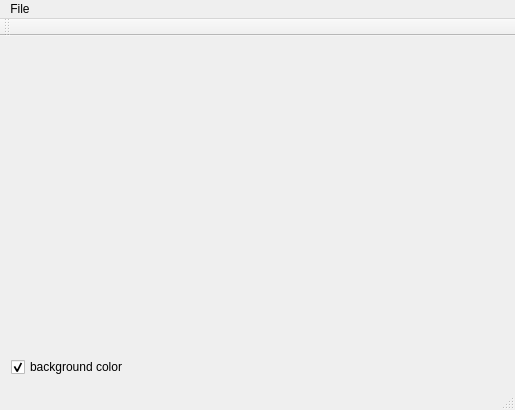
<?xml version="1.0" encoding="UTF-8"?>
<ui version="4.0">
 <class>MainWindow</class>
 <widget class="QMainWindow" name="MainWindow">
  <property name="geometry">
   <rect>
    <x>0</x>
    <y>0</y>
    <width>515</width>
    <height>410</height>
   </rect>
  </property>
  <property name="windowTitle">
   <string>MainWindow</string>
  </property>
  <widget class="QWidget" name="centralWidget">
   <layout class="QGridLayout" name="gridLayout">
    <item row="0" column="0">
     <widget class="OpenGLWidget" name="openGLWidget" native="true"/>
    </item>
    <item row="1" column="0">
     <widget class="QCheckBox" name="checkBox">
      <property name="text">
       <string>background color</string>
      </property>
      <property name="checked">
       <bool>true</bool>
      </property>
     </widget>
    </item>
   </layout>
  </widget>
  <widget class="QMenuBar" name="menuBar">
   <property name="geometry">
    <rect>
     <x>0</x>
     <y>0</y>
     <width>515</width>
     <height>21</height>
    </rect>
   </property>
   <widget class="QMenu" name="menuFile">
    <property name="title">
     <string>File</string>
    </property>
    <addaction name="actionOpen"/>
   </widget>
   <addaction name="menuFile"/>
  </widget>
  <widget class="QToolBar" name="mainToolBar">
   <attribute name="toolBarArea">
    <enum>TopToolBarArea</enum>
   </attribute>
   <attribute name="toolBarBreak">
    <bool>false</bool>
   </attribute>
  </widget>
  <widget class="QStatusBar" name="statusBar"/>
  <action name="actionOpen">
   <property name="text">
    <string>Open</string>
   </property>
  </action>
 </widget>
 <layoutdefault spacing="6" margin="11"/>
 <customwidgets>
  <customwidget>
   <class>OpenGLWidget</class>
   <extends>QWidget</extends>
   <header>openglwidget.h</header>
   <container>1</container>
   <slots>
    <signal>setLabelText(QString)</signal>
    <signal>updateHitsLabel(QString)</signal>
    <slot>toggleBackgroundColor(bool)</slot>
    <slot>switchDiagonal(bool)</slot>
    <slot>changeV0Color(int)</slot>
    <slot>changeV1Color(int)</slot>
    <slot>changeV2Color(int)</slot>
    <slot>changeV3Color(int)</slot>
    <slot>changeDiagonal()</slot>
    <slot>animate()</slot>
    <slot>loadTexture()</slot>
   </slots>
  </customwidget>
 </customwidgets>
 <resources/>
 <connections>
  <connection>
   <sender>checkBox</sender>
   <signal>clicked(bool)</signal>
   <receiver>openGLWidget</receiver>
   <slot>toggleBackgroundColor(bool)</slot>
   <hints>
    <hint type="sourcelabel">
     <x>200</x>
     <y>364</y>
    </hint>
    <hint type="destinationlabel">
     <x>250</x>
     <y>195</y>
    </hint>
   </hints>
  </connection>
  <connection>
   <sender>actionOpen</sender>
   <signal>triggered()</signal>
   <receiver>openGLWidget</receiver>
   <slot>loadTexture()</slot>
   <hints>
    <hint type="sourcelabel">
     <x>257</x>
     <y>199</y>
    </hint>
    <hint type="destinationlabel">
     <x>257</x>
     <y>199</y>
    </hint>
   </hints>
  </connection>
 </connections>
</ui>
